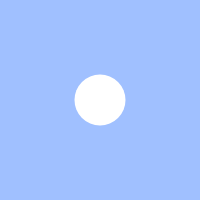
Frame 1 (no input)
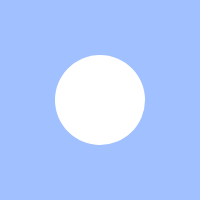
Frame 60 (no input)
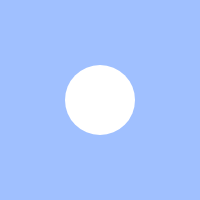
Frame 120 (the mouse pressed at the canvas centre since frame 60)

The p5.js sketch that drew these frames (run headless with seeded random() and noise() and a simulated clock; from frame 60 on, the mouse is pressed at the canvas centre):

// p5.js sketch
// ── sketch.js
// 練習問題「心臓の鼓動のように大きくなったり小さくなったりする円」
let count;
let cycle;
let size;
function setup(){
  createCanvas(200, 200);
  count = 0;
  cycle = 100;
}

function draw(){
  background(160, 192, 255);
    count = (count + 1) % cycle;
  if(count<50){

    size= count+50;
  }
  else{
    size=150-count;
  }
  noStroke();
  ellipse(width / 2, height / 2, size);
}
